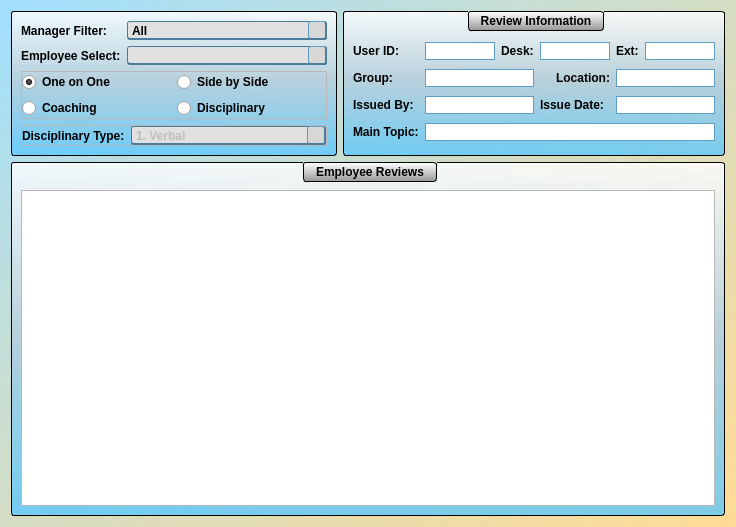
<?xml version="1.0" encoding="UTF-8"?>
<ui version="4.0">
 <class>managerForm</class>
 <widget class="QDialog" name="managerForm">
  <property name="geometry">
   <rect>
    <x>0</x>
    <y>0</y>
    <width>736</width>
    <height>527</height>
   </rect>
  </property>
  <property name="windowTitle">
   <string>Manager Review Form</string>
  </property>
  <property name="windowIcon">
   <iconset resource="../main_images.qrc">
    <normaloff>:/logos/Images/Meduit_logo.ico</normaloff>:/logos/Images/Meduit_logo.ico</iconset>
  </property>
  <property name="styleSheet">
   <string notr="true">QMainWindow{
	background-color: qlineargradient(spread:pad, x1:1, y1:1, x2:0, y2:0.011, stop:0 rgba(255, 218, 144, 200), stop:1 rgba(129, 213, 255, 126));
}
QDialog{
	background-color: qlineargradient(spread:pad, x1:1, y1:1, x2:0, y2:0.011, stop:0 rgba(255, 218, 144, 200), stop:1 rgba(129, 213, 255, 126));
}
QWidget{
	font: 11pt &quot;Corbel&quot;;
	font-weight: bold;
}
QPlainTextEdit{
	border: 1px solid black;
	font: 10pt &quot;MS Shell Dlg 2&quot;;
}
QDateEdit{
	background-color: rgb(223, 223, 223);
	border: 1px solid rgb(95, 158, 195);
	font: 10pt &quot;MS Shell Dlg 2&quot;;
	border-bottom: 2px solid rgb(75, 124, 154);
	border-top: 1px solid rgb(95, 158, 195);
	border-right: 2px solid rgb(75, 124, 154);
	border-left: 1px solid rgb(95, 158, 195);
	border-radius: 3px;
	padding-left: 3px;
	padding-right: 3px;
	background-color: rgb(225, 225, 225);
}
QDateEdit::drop-down{
	background-color: rgb(215, 215, 215);
	border-bottom: 2px solid rgb(75, 124, 154);
	border-top: 1px solid rgb(95, 158, 195);
	border-right: 2px solid rgb(75, 124, 154);
	border-left: 1px solid rgb(95, 158, 195);
	border-radius: 3px;
	subcontrol-origin: margin;
	width: 18px;
}
QDateEdit::down-arrow{
	image: url(:/arrows/Images/arrow-dwn.png);
	width: 14 px;
	height:14 px;
}
QGroupBox{
	background-color: qlineargradient(spread:pad, x1:0.5, y1:0, x2:0.5, y2:1, stop:0 rgba(255, 255, 255, 209), stop:0.485876 rgba(181, 207, 220, 239), stop:1 rgba(85, 199, 255, 196));
	border: 1px solid black;
	border-radius: 3px;
	margin-top: 1ex;
	padding-top: 18;
	font: 11pt &quot;Corbel&quot;;
	font-weight: bold;
}
QGroupBox::title{
	background-color: qlineargradient(spread:pad, x1:0.50035, y1:1, x2:0.5, y2:0, stop:0 rgba(151, 151, 151, 255), stop:1 rgba(255, 255, 255, 255));
	border: 1px solid black;
	border-radius: 3px;
	padding: 2 10px;
	subcontrol-origin: margin;
	subcontrol-position: top;
	font: 11pt &quot;Corbel&quot;;
	font-weight: bold;
}
QLineEdit{
	border: 1px solid rgb(95, 158, 195);
	font: 10pt &quot;MS Shell Dlg 2&quot;;
}
QLineEdit[readOnly=&quot;true&quot;]{
	background-color: rgb(200, 200, 200);
	border: 1px solid rgb(95, 158, 195);
	font: 10pt &quot;MS Shell Dlg 2&quot;;
}
QTextEdit{
	font: 12pt &quot;Corbel&quot;;
}
QStatusBar{
	font: 10pt &quot;MS Shell Dlg 2&quot;;
}
QPushButton{
	border-bottom: 2px solid rgb(75, 124, 154);
	border-top: 1px solid rgb(95, 158, 195);
	border-right: 2px solid rgb(75, 124, 154);
	border-left: 1px solid rgb(95, 158, 195);
	border-radius: 4px;
	padding: 2px;
	padding-left: 13px;
	padding-right: 13px;
	background-color: rgb(225, 225, 225);
	font: 11pt &quot;Corbel&quot;;
	font-weight: bold;
}
QPushButton::hover{
	border-bottom: 2px solid rgb(75, 124, 154);
	border-top: 1px solid rgb(95, 158, 195);
	border-right: 2px solid rgb(75, 124, 154);
	border-left: 1px solid rgb(95, 158, 195);
	border-radius: 4px;
	padding: 2px;
	padding-left: 13px;
	padding-right: 13px;
	background-color: rgb(215, 215, 215);
	font: 11pt &quot;Corbel&quot;;
	font-weight: bold;
}
QPushButton::pressed{
	border-bottom: 1px solid rgb(75, 124, 154);
	border-top: 2px solid rgb(95, 158, 195);
	border-right: 1px solid rgb(75, 124, 154);
	border-left: 2px solid rgb(95, 158, 195);
	border-radius: 4px;
	padding: 2px;
	padding-left: 10px;
	padding-right: 10px;
	width: 80px;
	background-color: rgb(225, 225, 225);
	font: 11pt &quot;Corbel&quot;;
	font-weight: bold;
}
QComboBox{
	border-bottom: 2px solid rgb(75, 124, 154);
	border-top: 1px solid rgb(75, 124, 154);
	border-right: 1px solid rgb(75, 124, 154);
	border-left: 1px solid rgb(75, 124, 154);
	border-radius: 3px;
	background-color: rgb(225, 225, 225);
}
QComboBox::drop-down{
	background-color: rgb(215, 215, 215);
	border-bottom: 2px solid rgb(75, 124, 154);
	border-top: 1px solid rgb(95, 158, 195);
	border-right: 2px solid rgb(75, 124, 154);
	border-left: 1px solid rgb(95, 158, 195);
	border-radius: 3px;
	subcontrol-origin: margin;
	width: 16px;
}
QComboBox::drop-down::hover{
	background-color: rgb(205, 205, 205);
	border-bottom: 2px solid rgb(75, 124, 154);
	border-top: 1px solid rgb(95, 158, 195);
	border-right: 2px solid rgb(75, 124, 154);
	border-left: 1px solid rgb(95, 158, 195);
	border-radius: 3px;
	subcontrol-origin: margin;
	width: 16px;
}
QComboBox::drop-down::pressed{
	background-color: rgb(215, 215, 215);
	border-bottom: 1px solid rgb(75, 124, 154);
	border-top: 2px solid rgb(95, 158, 195);
	border-right: 1px solid rgb(75, 124, 154);
	border-left: 2px solid rgb(95, 158, 195);
	border-radius: 3px;
	subcontrol-origin: margin;
	width: 16px;
}
QComboBox::down-arrow{
	image: url(:/arrows/Images/arrow-dwn.png);
	width: 14 px;
	height:14 px;
}
QCalendarWidget QWidget#qt_calendar_navigationbar{
	background-color: qlineargradient(spread:pad, x1:0.50035, y1:1, x2:0.5, y2:0, stop:0 rgba(151, 151, 151, 255), stop:1 rgba(255, 255, 255, 255));
	border-top: 1px solid black;
	border-left: 1px solid black;
	border-right: 1px solid black;
	border-top-left-radius: 3px;
	border-top-right-radius: 3px;
	font: 11pt &quot;Corbel&quot;;
	font-weight: bold;
}
QCalendarWidget QToolButton{
	color: rgb(0, 0, 0);
  	icon-size: 20px, 20px;
}
QCalendarWidget QWidget#qt_calendar_prevmonth{
	qproperty-icon: url(:/arrows/Images/arrow-left.png);
}

QCalendarWidget QWidget#qt_calendar_nextmonth{
	qproperty-icon: url(:/arrows/Images/arrow-right.png);
}
QCalendarWidget QSpinBox{ 
	font: 11pt &quot;Corbel&quot;;
	font-weight: bold;
}
QCalendarWidget QMenu{
	font: 11pt &quot;Corbel&quot;;
	font-weight: bold;
}
QCalendarWidget QWidget{
	alternate-background-color: rgb(234, 234, 234);
}
QCalendarWidget QAbstractItemView:enabled{
	font: 12pt &quot;Corbel&quot;;
	font-weight: bold;
	background-color: rgb(214, 214, 214);
  	selection-background-color: rgb(64, 64, 64);
	selection-color: rgb(255, 255, 255);
	border: 1px solid black;
	border-bottom-left-radius: 3px;
	border-bottom-right-radius: 3px;
}
QCalendarWidget QAbstractItemView:disabled{
	color: rgb(64, 64, 64); 
}</string>
  </property>
  <layout class="QGridLayout" name="gridLayout_2">
   <item row="2" column="1" colspan="2">
    <widget class="QGroupBox" name="groupBox_3">
     <property name="title">
      <string>Employee Reviews</string>
     </property>
     <layout class="QGridLayout" name="gridLayout_3">
      <item row="0" column="0">
       <widget class="QTableView" name="empReviewTable"/>
      </item>
     </layout>
    </widget>
   </item>
   <item row="0" column="1">
    <widget class="QGroupBox" name="groupBox_2">
     <property name="styleSheet">
      <string notr="true">QGroupBox{
	background-color: qlineargradient(spread:pad, x1:0.5, y1:0, x2:0.5, y2:1, stop:0 rgba(255, 255, 255, 209), stop:0.485876 rgba(181, 207, 220, 239), stop:1 rgba(85, 199, 255, 196));
	border: 1px solid black;
	border-radius: 3px;
	margin-top: 1ex;
	padding-top: 0;
	font: 11pt &quot;Corbel&quot;;
	font-weight: bold;
}
QGroupBox::title{
	background-color: rgb(195, 195, 195);
	border: 1px solid black;
	border-radius: 3px;
	padding: 2 10px;
	subcontrol-origin: margin;
	subcontrol-position: top;
	font: 11pt &quot;Corbel&quot;;
	font-weight: bold;
}</string>
     </property>
     <property name="title">
      <string/>
     </property>
     <layout class="QGridLayout" name="gridLayout_4">
      <item row="1" column="1">
       <widget class="QLabel" name="label_20">
        <property name="sizePolicy">
         <sizepolicy hsizetype="Maximum" vsizetype="Preferred">
          <horstretch>0</horstretch>
          <verstretch>0</verstretch>
         </sizepolicy>
        </property>
        <property name="text">
         <string>Employee Select:</string>
        </property>
       </widget>
      </item>
      <item row="0" column="2">
       <widget class="QComboBox" name="managerCombo">
        <property name="minimumSize">
         <size>
          <width>200</width>
          <height>0</height>
         </size>
        </property>
        <property name="styleSheet">
         <string notr="true">QFrame{
	background-color: qlineargradient(spread:pad, x1:0.5, y1:0, x2:0.5, y2:1, stop:0 rgba(255, 255, 255, 209), stop:0.485876 rgba(181, 207, 220, 239), stop:1 rgba(85, 199, 255, 196));
}</string>
        </property>
        <item>
         <property name="text">
          <string>All</string>
         </property>
        </item>
       </widget>
      </item>
      <item row="2" column="1" colspan="2">
       <widget class="QFrame" name="frame_2">
        <property name="frameShape">
         <enum>QFrame::StyledPanel</enum>
        </property>
        <property name="frameShadow">
         <enum>QFrame::Raised</enum>
        </property>
        <layout class="QGridLayout" name="gridLayout_5">
         <property name="leftMargin">
          <number>0</number>
         </property>
         <property name="topMargin">
          <number>0</number>
         </property>
         <property name="rightMargin">
          <number>0</number>
         </property>
         <property name="bottomMargin">
          <number>0</number>
         </property>
         <item row="1" column="1">
          <widget class="QRadioButton" name="radioDisc">
           <property name="text">
            <string>Disciplinary</string>
           </property>
          </widget>
         </item>
         <item row="0" column="1">
          <widget class="QRadioButton" name="radioSbS">
           <property name="text">
            <string>Side by Side</string>
           </property>
          </widget>
         </item>
         <item row="0" column="0">
          <widget class="QRadioButton" name="radio1on1">
           <property name="text">
            <string>One on One</string>
           </property>
           <property name="checked">
            <bool>true</bool>
           </property>
          </widget>
         </item>
         <item row="1" column="0">
          <widget class="QRadioButton" name="radioCoach">
           <property name="text">
            <string>Coaching</string>
           </property>
          </widget>
         </item>
        </layout>
       </widget>
      </item>
      <item row="0" column="1">
       <widget class="QLabel" name="label_21">
        <property name="text">
         <string>Manager Filter:</string>
        </property>
       </widget>
      </item>
      <item row="1" column="2">
       <widget class="QComboBox" name="employeeSelect">
        <property name="minimumSize">
         <size>
          <width>200</width>
          <height>0</height>
         </size>
        </property>
        <property name="styleSheet">
         <string notr="true">QFrame{
	background-color: qlineargradient(spread:pad, x1:0.5, y1:0, x2:0.5, y2:1, stop:0 rgba(255, 255, 255, 209), stop:0.485876 rgba(181, 207, 220, 239), stop:1 rgba(85, 199, 255, 196));
}</string>
        </property>
       </widget>
      </item>
      <item row="3" column="1" colspan="2">
       <widget class="QFrame" name="discFrame">
        <property name="sizePolicy">
         <sizepolicy hsizetype="Preferred" vsizetype="Minimum">
          <horstretch>0</horstretch>
          <verstretch>0</verstretch>
         </sizepolicy>
        </property>
        <property name="frameShape">
         <enum>QFrame::StyledPanel</enum>
        </property>
        <property name="frameShadow">
         <enum>QFrame::Raised</enum>
        </property>
        <layout class="QHBoxLayout" name="horizontalLayout_2">
         <property name="leftMargin">
          <number>0</number>
         </property>
         <property name="topMargin">
          <number>0</number>
         </property>
         <property name="rightMargin">
          <number>0</number>
         </property>
         <property name="bottomMargin">
          <number>0</number>
         </property>
         <item>
          <widget class="QLabel" name="label_10">
           <property name="sizePolicy">
            <sizepolicy hsizetype="Maximum" vsizetype="Preferred">
             <horstretch>0</horstretch>
             <verstretch>0</verstretch>
            </sizepolicy>
           </property>
           <property name="text">
            <string>Disciplinary Type:</string>
           </property>
          </widget>
         </item>
         <item>
          <widget class="QComboBox" name="disciplineType">
           <property name="enabled">
            <bool>false</bool>
           </property>
           <property name="styleSheet">
            <string notr="true">QFrame{
	background-color: qlineargradient(spread:pad, x1:0.5, y1:0, x2:0.5, y2:1, stop:0 rgba(255, 255, 255, 209), stop:0.485876 rgba(181, 207, 220, 239), stop:1 rgba(85, 199, 255, 196));
}</string>
           </property>
           <item>
            <property name="text">
             <string>1. Verbal</string>
            </property>
           </item>
           <item>
            <property name="text">
             <string>2. Written</string>
            </property>
           </item>
           <item>
            <property name="text">
             <string>3. Final Written</string>
            </property>
           </item>
           <item>
            <property name="text">
             <string>4. PIP</string>
            </property>
           </item>
           <item>
            <property name="text">
             <string>5. Term</string>
            </property>
           </item>
          </widget>
         </item>
        </layout>
       </widget>
      </item>
     </layout>
    </widget>
   </item>
   <item row="0" column="2">
    <widget class="QGroupBox" name="agentDetails">
     <property name="sizePolicy">
      <sizepolicy hsizetype="Preferred" vsizetype="Preferred">
       <horstretch>0</horstretch>
       <verstretch>0</verstretch>
      </sizepolicy>
     </property>
     <property name="title">
      <string>Review Information</string>
     </property>
     <layout class="QGridLayout" name="gridLayout">
      <item row="0" column="1">
       <widget class="QLineEdit" name="agentUserID">
        <property name="minimumSize">
         <size>
          <width>50</width>
          <height>0</height>
         </size>
        </property>
        <property name="readOnly">
         <bool>true</bool>
        </property>
       </widget>
      </item>
      <item row="0" column="2">
       <widget class="QLabel" name="label_2">
        <property name="text">
         <string>Desk:</string>
        </property>
       </widget>
      </item>
      <item row="1" column="4" colspan="2">
       <widget class="QLineEdit" name="meetLocation">
        <property name="readOnly">
         <bool>true</bool>
        </property>
       </widget>
      </item>
      <item row="1" column="0">
       <widget class="QLabel" name="label_3">
        <property name="text">
         <string>Group:</string>
        </property>
       </widget>
      </item>
      <item row="3" column="1" colspan="2">
       <widget class="QLineEdit" name="issuedBy">
        <property name="readOnly">
         <bool>true</bool>
        </property>
       </widget>
      </item>
      <item row="1" column="1" colspan="2">
       <widget class="QLineEdit" name="agentGroup">
        <property name="readOnly">
         <bool>true</bool>
        </property>
       </widget>
      </item>
      <item row="0" column="4">
       <widget class="QLabel" name="label_8">
        <property name="text">
         <string>Ext:</string>
        </property>
       </widget>
      </item>
      <item row="1" column="3">
       <widget class="QLabel" name="label_4">
        <property name="text">
         <string>Location:</string>
        </property>
        <property name="alignment">
         <set>Qt::AlignRight|Qt::AlignTrailing|Qt::AlignVCenter</set>
        </property>
       </widget>
      </item>
      <item row="0" column="0">
       <widget class="QLabel" name="label">
        <property name="sizePolicy">
         <sizepolicy hsizetype="Maximum" vsizetype="Preferred">
          <horstretch>0</horstretch>
          <verstretch>0</verstretch>
         </sizepolicy>
        </property>
        <property name="text">
         <string>User ID:</string>
        </property>
        <property name="alignment">
         <set>Qt::AlignRight|Qt::AlignTrailing|Qt::AlignVCenter</set>
        </property>
       </widget>
      </item>
      <item row="0" column="5">
       <widget class="QLineEdit" name="agentExt">
        <property name="readOnly">
         <bool>true</bool>
        </property>
       </widget>
      </item>
      <item row="0" column="3">
       <widget class="QLineEdit" name="agentDesk">
        <property name="readOnly">
         <bool>true</bool>
        </property>
       </widget>
      </item>
      <item row="5" column="0">
       <widget class="QLabel" name="label_7">
        <property name="text">
         <string>Main Topic:</string>
        </property>
       </widget>
      </item>
      <item row="3" column="0">
       <widget class="QLabel" name="label_6">
        <property name="text">
         <string>Issued By:</string>
        </property>
       </widget>
      </item>
      <item row="5" column="1" colspan="5">
       <widget class="QLineEdit" name="mainTopic">
        <property name="readOnly">
         <bool>true</bool>
        </property>
       </widget>
      </item>
      <item row="3" column="3">
       <widget class="QLabel" name="label_5">
        <property name="text">
         <string>Issue Date:</string>
        </property>
       </widget>
      </item>
      <item row="3" column="4" colspan="2">
       <widget class="QLineEdit" name="lineEdit">
        <property name="readOnly">
         <bool>true</bool>
        </property>
       </widget>
      </item>
     </layout>
    </widget>
   </item>
  </layout>
 </widget>
 <tabstops>
  <tabstop>managerCombo</tabstop>
  <tabstop>employeeSelect</tabstop>
 </tabstops>
 <resources>
  <include location="../main_images.qrc"/>
 </resources>
 <connections/>
</ui>
